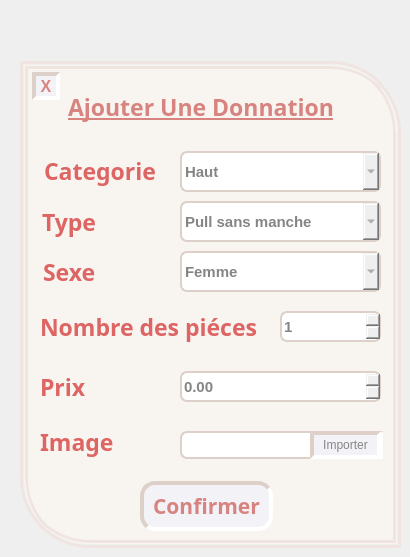
       <widget class="QWidget" name="ajouterinv">
        <property name="styleSheet">
         <string notr="true">#ajouterinv{ background: #fbf9f9;}</string>
        </property>
        <attribute name="title">
         <string>Tab 2</string>
        </attribute>
        <widget class="QFrame" name="ajouterInv">
         <property name="geometry">
          <rect>
           <x>20</x>
           <y>61</y>
           <width>381</width>
           <height>487</height>
          </rect>
         </property>
         <property name="styleSheet">
          <string notr="true">#ajouterInv{background:#f8f5f1;border:8px double #f0e4e0;  border-top-right-radius: 70px;   border-bottom-left-radius: 70px;}
#titreajoutinv1{color:#d7837f;}
#typeinvL{color:#dd6564;}
#categorieinvL{color:#dd6564;}
#sexeinvL{color:#dd6564;}
#nb_totinvL{color:#dd6564;}
#prixinvL{color:#dd6564;}
#imageinvl{color:#dd6564;}


#typeinv{ 
border: 2px solid #dcd0c9;
border-radius: 7px;
color: #858585;
font-weight: bold;
font-size: 15px;
}
#typeinv QAbstractItemView{ 
color: #858585;
font-weight: bold;
font-size: 15px;
selection-background-color: #ffffff;
selection-color:#56695b;
}
#categorieinv{ 
border: 2px solid #dcd0c9;
border-radius: 7px;
color: #858585;
font-weight: bold;
font-size: 15px;
}
#categorieinv QAbstractItemView{ 
color: #858585;
font-weight: bold;
font-size: 15px;
selection-background-color: #ffffff;
selection-color:#56695b;
}

#sexeinv{ 
border: 2px solid #dcd0c9;
border-radius: 7px;
color: #858585;
font-weight: bold;
font-size: 15px;
}
#sexeinv QAbstractItemView{ 
color: #858585;
font-weight: bold;
font-size: 15px;
selection-background-color: #ffffff;
selection-color:#56695b;
}
#nb_totinv{ 
border: 2px solid #dcd0c9;
border-radius: 7px;
color: #858585;
font-weight: bold;
font-size: 15px;
}
#nb_totinv QAbstractItemView{ 
color: #858585;
font-weight: bold;
font-size: 15px;
selection-background-color: #ffffff;
selection-color:#56695b;
}

#prixinv{ 
border: 2px solid #dcd0c9;
border-radius: 7px;
color: #858585;
font-weight: bold;
font-size: 15px;
}
#prixinv QAbstractItemView{ 
color: #858585;
font-weight: bold;
font-size: 15px;
selection-background-color: #ffffff;
selection-color:#56695b;
}

#confirmerAjouterinv{
color:#d7837f;
border: 4px inset #dcd0c9;
border-radius: 15px;
background: #f3f2f7;
}
#confirmerAjouterinv:hover{
border: 4px outset #dcd0c9;
background: #f0e4e0;
}
#confirmerAjouterinv:pressed{
border: 4px inset #dcd0c9;
background: #f6f1f7;
}
#annuler_imageinv{
color:#858585;
border: 4px inset #dcd0c9;
border-radius: 15px;
background: #f3f2f7;
}
#annuler_imageinv:hover{
border: 4px outset #dcd0c9;
background: #f0e4e0;
}
#annuler_imageinv:pressed{
border: 4px inset #dcd0c9;
background: #f6f1f7;
}
#closeajouterinv{
color:#d7837f;
border: 4px inset #dcd0c9;
border-radius: 15px;
background: #f3f2f7;
}
#closeajouterinv:hover{
border: 4px outset #dcd0c9;
background: #f0e4e0;
}
#closeajouterinv:pressed{
border: 4px inset #dcd0c9;
background: #f6f1f7;
}
#imageinv_2{
color:#858585;
border: 4px inset #dcd0c9;
border-radius: 15px;
background: #f3f2f7;
}
#imageinv_2:hover{
border: 4px outset #dcd0c9;
background: #f0e4e0;
}
#imageinv_2:pressed{
border: 4px inset #dcd0c9;
background: #f6f1f7;
}
</string>
         </property>
         <property name="frameShape">
          <enum>QFrame::StyledPanel</enum>
         </property>
         <property name="frameShadow">
          <enum>QFrame::Raised</enum>
         </property>
         <widget class="QLabel" name="categorieinvL">
          <property name="geometry">
           <rect>
            <x>24</x>
            <y>89</y>
            <width>131</width>
            <height>41</height>
           </rect>
          </property>
          <property name="font">
           <font>
            <family>Bell MT</family>
            <pointsize>17</pointsize>
            <weight>75</weight>
            <bold>true</bold>
           </font>
          </property>
          <property name="text">
           <string>Categorie</string>
          </property>
         </widget>
         <widget class="QPushButton" name="confirmerAjouterinv">
          <property name="geometry">
           <rect>
            <x>120</x>
            <y>420</y>
            <width>133</width>
            <height>50</height>
           </rect>
          </property>
          <property name="font">
           <font>
            <family>Bell MT</family>
            <pointsize>16</pointsize>
            <weight>75</weight>
            <bold>true</bold>
            <kerning>true</kerning>
           </font>
          </property>
          <property name="text">
           <string>Confirmer</string>
          </property>
         </widget>
         <widget class="QLabel" name="titreajoutinv1">
          <property name="geometry">
           <rect>
            <x>48</x>
            <y>30</y>
            <width>311</width>
            <height>31</height>
           </rect>
          </property>
          <property name="font">
           <font>
            <family>Bell MT</family>
            <pointsize>17</pointsize>
            <weight>75</weight>
            <bold>true</bold>
            <underline>true</underline>
           </font>
          </property>
          <property name="text">
           <string>Ajouter Une Donnation</string>
          </property>
         </widget>
         <widget class="QLabel" name="typeinvL">
          <property name="geometry">
           <rect>
            <x>22</x>
            <y>145</y>
            <width>131</width>
            <height>31</height>
           </rect>
          </property>
          <property name="font">
           <font>
            <family>Bell MT</family>
            <pointsize>17</pointsize>
            <weight>75</weight>
            <bold>true</bold>
           </font>
          </property>
          <property name="text">
           <string>Type</string>
          </property>
         </widget>
         <widget class="QPushButton" name="closeajouterinv">
          <property name="geometry">
           <rect>
            <x>12</x>
            <y>11</y>
            <width>28</width>
            <height>28</height>
           </rect>
          </property>
          <property name="font">
           <font>
            <pointsize>12</pointsize>
            <weight>75</weight>
            <bold>true</bold>
           </font>
          </property>
          <property name="text">
           <string>X</string>
          </property>
         </widget>
         <widget class="QComboBox" name="categorieinv">
          <property name="geometry">
           <rect>
            <x>160</x>
            <y>90</y>
            <width>201</width>
            <height>41</height>
           </rect>
          </property>
          <item>
           <property name="text">
            <string>Haut</string>
           </property>
          </item>
          <item>
           <property name="text">
            <string>Bas</string>
           </property>
          </item>
          <item>
           <property name="text">
            <string>Chaussures</string>
           </property>
          </item>
          <item>
           <property name="text">
            <string>Accessoires</string>
           </property>
          </item>
         </widget>
         <widget class="QComboBox" name="typeinv">
          <property name="geometry">
           <rect>
            <x>160</x>
            <y>140</y>
            <width>201</width>
            <height>41</height>
           </rect>
          </property>
          <item>
           <property name="text">
            <string>Pull sans manche</string>
           </property>
          </item>
          <item>
           <property name="text">
            <string>Pull manche courte</string>
           </property>
          </item>
          <item>
           <property name="text">
            <string>Pull manche longue</string>
           </property>
          </item>
          <item>
           <property name="text">
            <string>Veste</string>
           </property>
          </item>
          <item>
           <property name="text">
            <string>Manteau</string>
           </property>
          </item>
         </widget>
         <widget class="QLabel" name="sexeinvL">
          <property name="geometry">
           <rect>
            <x>23</x>
            <y>195</y>
            <width>121</width>
            <height>31</height>
           </rect>
          </property>
          <property name="font">
           <font>
            <family>Bell MT</family>
            <pointsize>17</pointsize>
            <weight>75</weight>
            <bold>true</bold>
           </font>
          </property>
          <property name="text">
           <string>Sexe</string>
          </property>
         </widget>
         <widget class="QComboBox" name="sexeinv">
          <property name="geometry">
           <rect>
            <x>160</x>
            <y>190</y>
            <width>201</width>
            <height>41</height>
           </rect>
          </property>
          <item>
           <property name="text">
            <string>Femme</string>
           </property>
          </item>
          <item>
           <property name="text">
            <string>Homme</string>
           </property>
          </item>
          <item>
           <property name="text">
            <string>Unisexe</string>
           </property>
          </item>
         </widget>
         <widget class="QLabel" name="nb_totinvL">
          <property name="geometry">
           <rect>
            <x>20</x>
            <y>250</y>
            <width>241</width>
            <height>31</height>
           </rect>
          </property>
          <property name="font">
           <font>
            <family>Bell MT</family>
            <pointsize>17</pointsize>
            <weight>75</weight>
            <bold>true</bold>
           </font>
          </property>
          <property name="text">
           <string>Nombre des piéces</string>
          </property>
         </widget>
         <widget class="QSpinBox" name="nb_totinv">
          <property name="geometry">
           <rect>
            <x>260</x>
            <y>250</y>
            <width>101</width>
            <height>31</height>
           </rect>
          </property>
          <property name="minimum">
           <number>1</number>
          </property>
          <property name="maximum">
           <number>100</number>
          </property>
         </widget>
         <widget class="QLabel" name="prixinvL">
          <property name="geometry">
           <rect>
            <x>20</x>
            <y>310</y>
            <width>131</width>
            <height>31</height>
           </rect>
          </property>
          <property name="font">
           <font>
            <family>Bell MT</family>
            <pointsize>17</pointsize>
            <weight>75</weight>
            <bold>true</bold>
           </font>
          </property>
          <property name="text">
           <string>Prix</string>
          </property>
         </widget>
         <widget class="QDoubleSpinBox" name="prixinv">
          <property name="geometry">
           <rect>
            <x>160</x>
            <y>310</y>
            <width>201</width>
            <height>31</height>
           </rect>
          </property>
          <property name="maximum">
           <double>1000.000000000000000</double>
          </property>
          <property name="singleStep">
           <double>0.100000000000000</double>
          </property>
         </widget>
         <widget class="QLabel" name="imageinvl">
          <property name="geometry">
           <rect>
            <x>20</x>
            <y>360</y>
            <width>101</width>
            <height>41</height>
           </rect>
          </property>
          <property name="font">
           <font>
            <family>Bell MT</family>
            <pointsize>17</pointsize>
            <weight>75</weight>
            <bold>true</bold>
           </font>
          </property>
          <property name="text">
           <string>Image</string>
          </property>
         </widget>
         <widget class="QPushButton" name="imageinv_2">
          <property name="geometry">
           <rect>
            <x>290</x>
            <y>370</y>
            <width>71</width>
            <height>28</height>
           </rect>
          </property>
          <property name="text">
           <string>Importer</string>
          </property>
         </widget>
         <widget class="QPushButton" name="annuler_imageinv">
          <property name="geometry">
           <rect>
            <x>292</x>
            <y>370</y>
            <width>71</width>
            <height>28</height>
           </rect>
          </property>
          <property name="text">
           <string>annuler</string>
          </property>
         </widget>
         <widget class="QLineEdit" name="imginven">
          <property name="enabled">
           <bool>false</bool>
          </property>
          <property name="geometry">
           <rect>
            <x>160</x>
            <y>370</y>
            <width>141</width>
            <height>28</height>
           </rect>
          </property>
          <property name="styleSheet">
           <string notr="true">#imginven{
	border: 2px solid #dcd0c9;
border-radius: 7px;
color: #858585;
font-weight: bold;
font-size: 15px;
}</string>
          </property>
         </widget>
         <widget class="QLabel" name="image_name_inv">
          <property name="geometry">
           <rect>
            <x>165</x>
            <y>360</y>
            <width>131</width>
            <height>51</height>
           </rect>
          </property>
          <property name="styleSheet">
           <string notr="true">color: #858585;
font-weight: bold;
font-size: 10px;</string>
          </property>
          <property name="text">
           <string/>
          </property>
         </widget>
         <zorder>categorieinvL</zorder>
         <zorder>confirmerAjouterinv</zorder>
         <zorder>titreajoutinv1</zorder>
         <zorder>typeinvL</zorder>
         <zorder>closeajouterinv</zorder>
         <zorder>categorieinv</zorder>
         <zorder>typeinv</zorder>
         <zorder>sexeinvL</zorder>
         <zorder>sexeinv</zorder>
         <zorder>nb_totinvL</zorder>
         <zorder>nb_totinv</zorder>
         <zorder>prixinvL</zorder>
         <zorder>prixinv</zorder>
         <zorder>imageinvl</zorder>
         <zorder>imginven</zorder>
         <zorder>image_name_inv</zorder>
         <zorder>annuler_imageinv</zorder>
         <zorder>imageinv_2</zorder>
        </widget>
       </widget>
